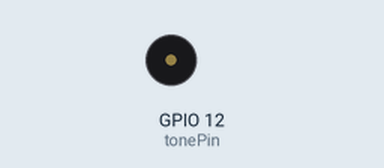
A sketch run on a simulated ESP32. On the bench: buzzer (waves = sounding).

Above: at 0.98 s.
At 5.29 s:
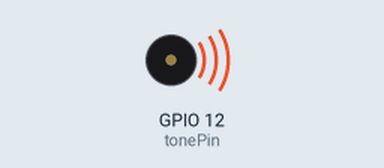
Timing chart, 0 to 6.0 s (numbered marks = the images above):
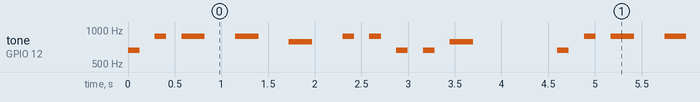

The sketch:

TONE_Melody.ino
```cpp
#include "pitches.h"

int freq = 2000; 
int channel = 0; 
int resolution = 8;

int tonePin = 12;

int melody[] = {
  NOTE_E5, NOTE_A5, NOTE_A5, NOTE_A5, NOTE_G5, NOTE_A5, NOTE_A5,
  NOTE_E5, NOTE_E5, NOTE_G5, 0,};
int noteDurations[] = {
  8, 8, 4, 4, 4, 8, 8,
  8, 8, 4, 4,
};

void setup() {
  Serial.begin(115200);
  ledcSetup(channel, freq, resolution);
  ledcAttachPin(tonePin, channel);
}

void loop() {
    for (int thisNote = 0; thisNote < 11; thisNote++) {
      int noteDuration = 1000 / noteDurations[thisNote];
      ledcWriteTone(channel, melody[thisNote]);
      delay(noteDuration);
      ledcWriteTone(channel, 0);
      int pauseBetweenNotes = noteDuration * 1.30;
      delay(pauseBetweenNotes);
    }
}
```

Measured:
- by itself, tone on GPIO 12 (tonePin): repeats every 4.6 s: silent 0.16 s, 880 Hz 0.13 s, silent 0.16 s, 2 × (880 Hz 0.25 s, silent 0.33 s), 784 Hz 0.25 s, silent 0.33 s, 2 × (880 Hz 0.13 s, silent 0.16 s), 2 × (659 Hz 0.13 s, silent 0.16 s), 784 Hz 0.25 s, silent 0.90 s, 659 Hz 0.13 s
